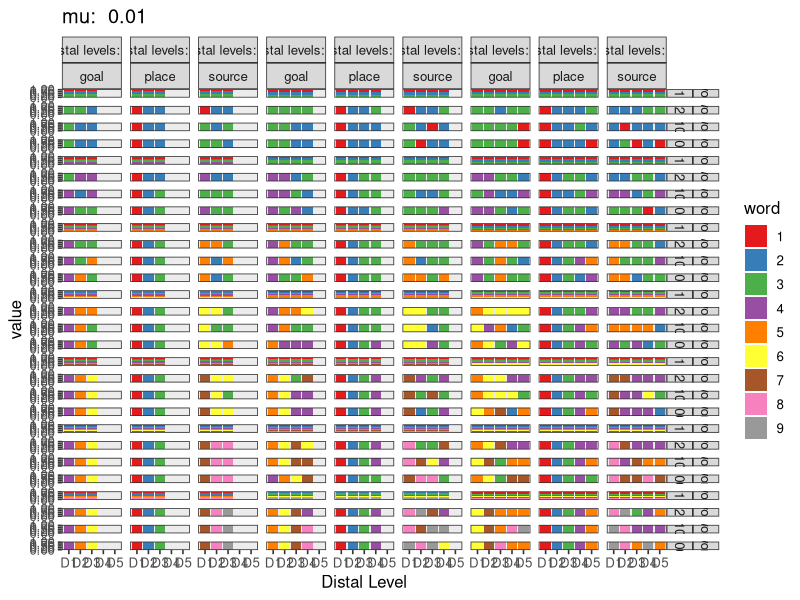
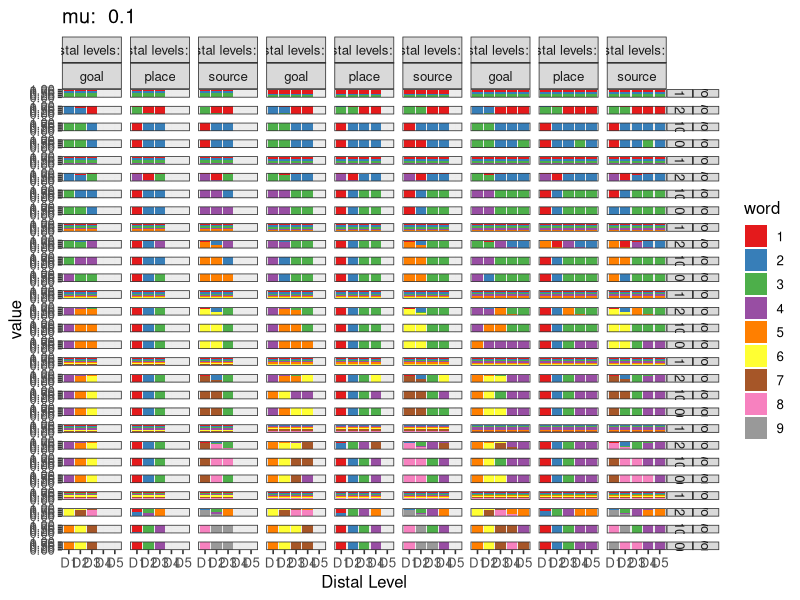
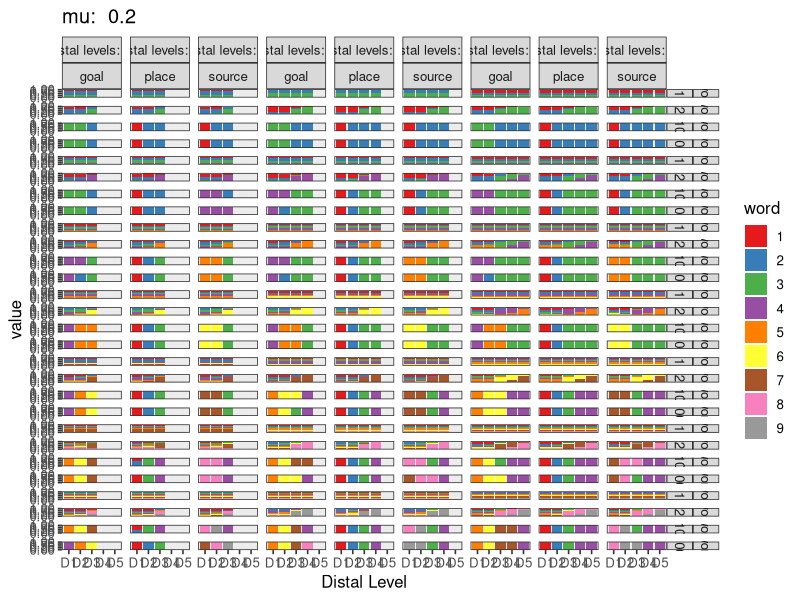
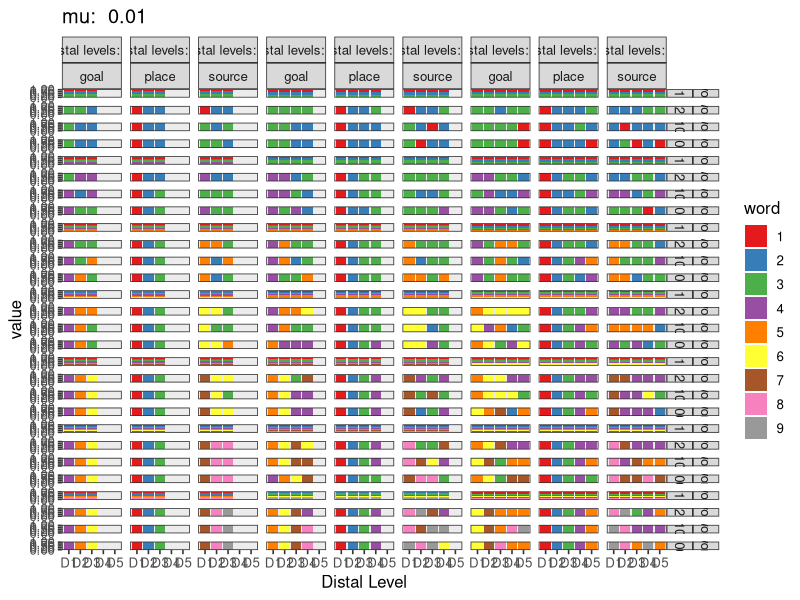
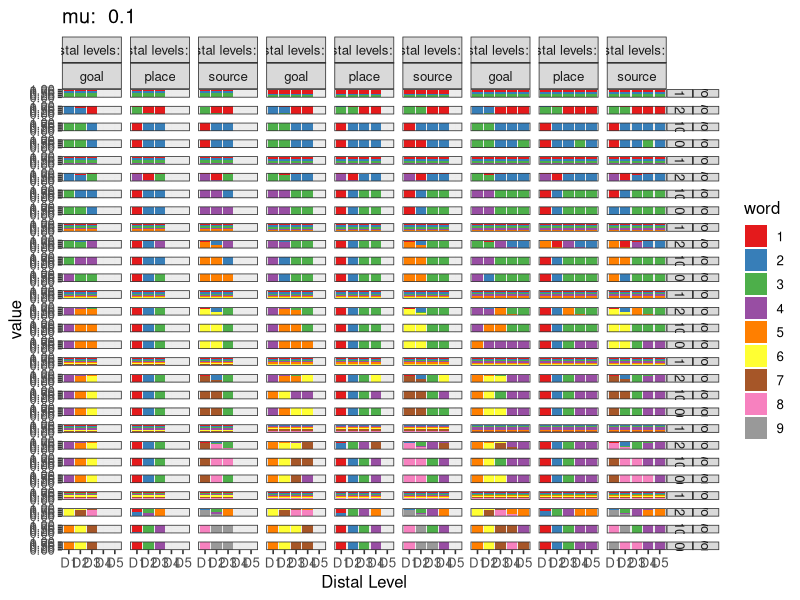
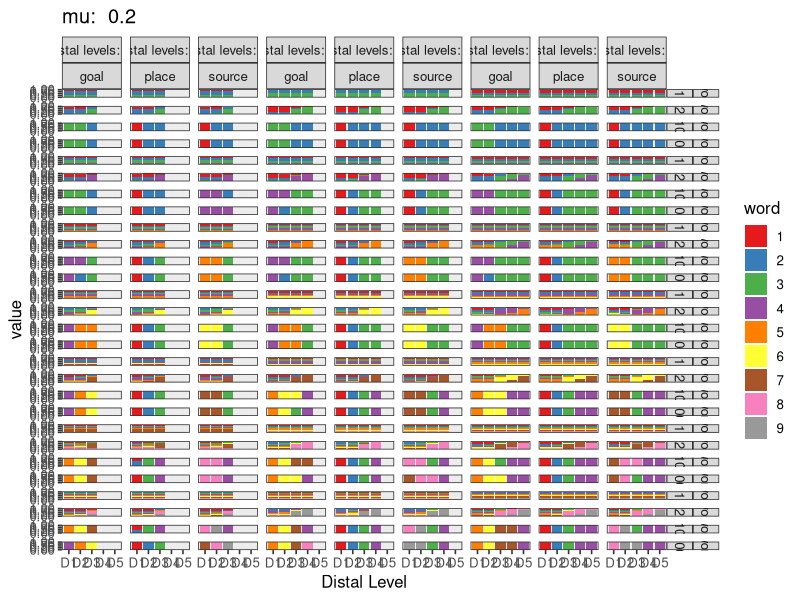

Generate these figures, in order, with R: (Note: this script raises an error after producing the figures.)
library(tidyverse)
library(RColorBrewer)

d = read_csv("optimal_lexicons_for_plot.csv")

d$total_num_words = paste("num words: ", d$total_num_words)
d$total_distal = paste("distal levels: ", d$total_distal)
#d$gamma = paste("gamma: ", d$gamma)
d$word = as.factor(d$word)


for (m in unique(d$mu)) {
    x = filter(d, mu == m)
    title = paste("mu: ", m) 
     p  =  ggplot(x, aes(x=distal, y=value, fill=word)) + geom_bar(position="stack", stat="identity") + 
        facet_grid(total_num_words + gamma ~ total_distal + loc) + 
        xlab("Distal Level") + ylab("value") +
        ggtitle(title) +
       theme_bw(12) + 
       scale_fill_brewer(palette="Set1")
  
     print(p)
     ggsave(paste0("optimal_pdfs/", title, ".pdf"), width=15, height=15)
}


############## make categorical
e = group_by(d, mu, gamma, loc, total_distal, total_num_words, distal) %>%
  mutate(m=max(value)) %>%
  filter(value == m) %>%
  mutate(value = 1)

for (m in unique(d$mu)) {
  x = filter(d, mu == m)
  title = paste("mu: ", m) 
  p  =  ggplot(x, aes(x=distal, y=loc, fill=word)) + geom_tile()
    facet_grid(total_num_words + gamma ~ total_distal + loc) + 
    xlab("Distal Level") + ylab("value") +
    ggtitle(title) +
    theme_bw(12) + 
    scale_fill_brewer(palette="Set1")
  
  print(p)
  ggsave(paste0("optimal_pdfs/det", title, ".pdf"), width=15, height=15)
}
